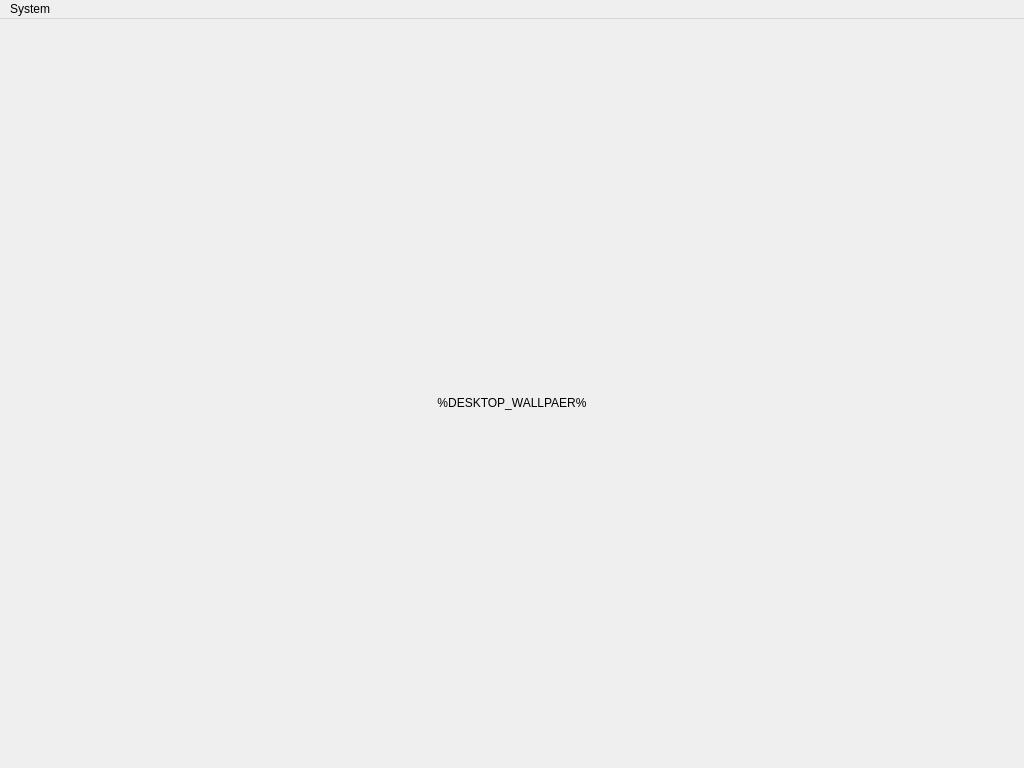
<?xml version="1.0" encoding="UTF-8"?>
<ui version="4.0">
 <class>MainWindow</class>
 <widget class="QMainWindow" name="MainWindow">
  <property name="geometry">
   <rect>
    <x>0</x>
    <y>0</y>
    <width>1024</width>
    <height>768</height>
   </rect>
  </property>
  <property name="windowTitle">
   <string>Desktop</string>
  </property>
  <widget class="QWidget" name="centralwidget">
   <widget class="QLabel" name="label">
    <property name="geometry">
     <rect>
      <x>0</x>
      <y>0</y>
      <width>1024</width>
      <height>768</height>
     </rect>
    </property>
    <property name="text">
     <string>%DESKTOP_WALLPAER%</string>
    </property>
    <property name="alignment">
     <set>Qt::AlignCenter</set>
    </property>
   </widget>
  </widget>
  <widget class="QMenuBar" name="menubar">
   <property name="geometry">
    <rect>
     <x>0</x>
     <y>0</y>
     <width>1024</width>
     <height>21</height>
    </rect>
   </property>
   <widget class="QMenu" name="menuSystem">
    <property name="title">
     <string>System</string>
    </property>
    <addaction name="actionSettings"/>
    <addaction name="actionTerminal"/>
    <addaction name="separator"/>
    <addaction name="actionShutdown"/>
    <addaction name="actionReboot"/>
   </widget>
   <addaction name="menuSystem"/>
  </widget>
  <action name="actionSettings">
   <property name="text">
    <string>Settings</string>
   </property>
  </action>
  <action name="actionTerminal">
   <property name="text">
    <string>Terminal</string>
   </property>
  </action>
  <action name="actionShutdown">
   <property name="text">
    <string>Shutdown</string>
   </property>
  </action>
  <action name="actionReboot">
   <property name="text">
    <string>Reboot</string>
   </property>
  </action>
 </widget>
 <resources/>
 <connections/>
</ui>
